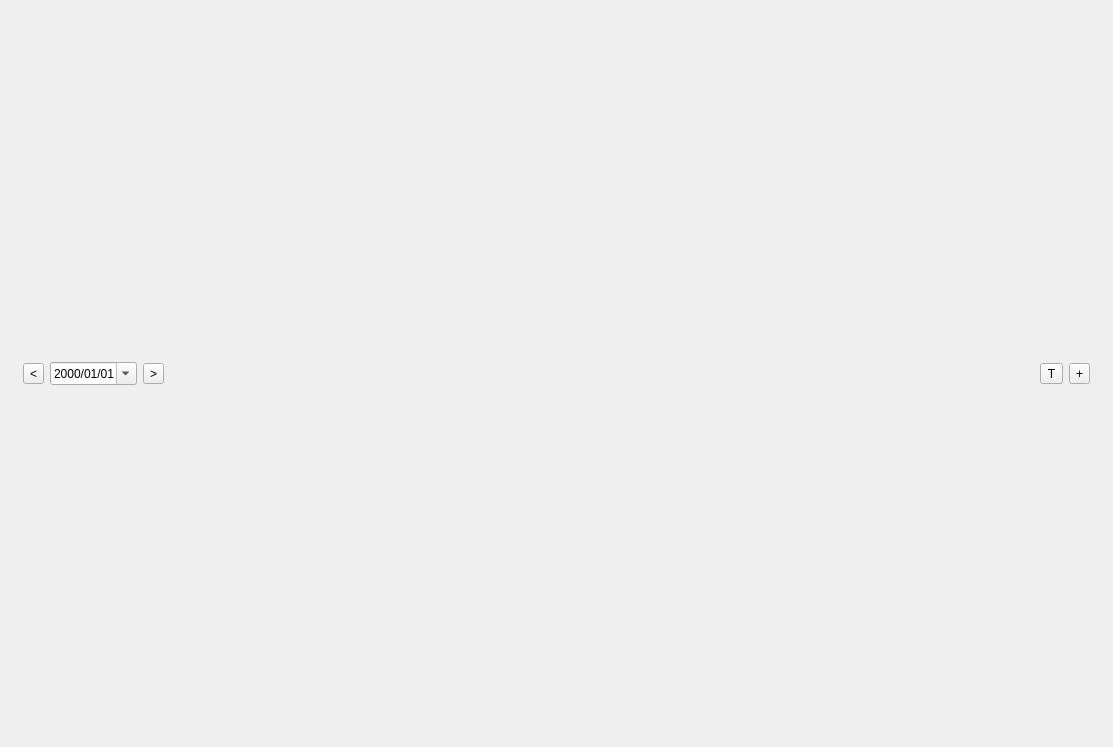
<?xml version="1.0" encoding="UTF-8"?>
<ui version="4.0">
 <class>TodoListWidget</class>
 <widget class="QWidget" name="TodoListWidget">
  <property name="geometry">
   <rect>
    <x>0</x>
    <y>0</y>
    <width>1113</width>
    <height>747</height>
   </rect>
  </property>
  <property name="windowTitle">
   <string>Form</string>
  </property>
  <layout class="QHBoxLayout" name="mainHorizontalLayout">
   <item>
    <widget class="QWidget" name="leftWidget" native="true">
     <layout class="QVBoxLayout" name="leftVerticalLayout">
      <item>
       <widget class="QWidget" name="controlWidget" native="true">
        <property name="sizePolicy">
         <sizepolicy hsizetype="Preferred" vsizetype="Fixed">
          <horstretch>0</horstretch>
          <verstretch>0</verstretch>
         </sizepolicy>
        </property>
        <layout class="QHBoxLayout" name="horizontalLayout">
         <property name="leftMargin">
          <number>3</number>
         </property>
         <property name="topMargin">
          <number>3</number>
         </property>
         <property name="rightMargin">
          <number>3</number>
         </property>
         <property name="bottomMargin">
          <number>3</number>
         </property>
         <item>
          <widget class="QToolButton" name="preDayToolBtn">
           <property name="text">
            <string>&lt;</string>
           </property>
          </widget>
         </item>
         <item>
          <widget class="QDateEdit" name="filterDateEdit">
           <property name="displayFormat">
            <string>yyyy/MM/dd</string>
           </property>
           <property name="calendarPopup">
            <bool>true</bool>
           </property>
          </widget>
         </item>
         <item>
          <widget class="QToolButton" name="nextDayToolBtn">
           <property name="text">
            <string>&gt;</string>
           </property>
          </widget>
         </item>
         <item>
          <spacer name="horizontalSpacer_2">
           <property name="orientation">
            <enum>Qt::Horizontal</enum>
           </property>
           <property name="sizeHint" stdset="0">
            <size>
             <width>40</width>
             <height>20</height>
            </size>
           </property>
          </spacer>
         </item>
         <item>
          <widget class="QToolButton" name="todayToolBtn">
           <property name="text">
            <string>T</string>
           </property>
          </widget>
         </item>
         <item>
          <widget class="QToolButton" name="addToolBtn">
           <property name="text">
            <string>+</string>
           </property>
          </widget>
         </item>
        </layout>
       </widget>
      </item>
     </layout>
    </widget>
   </item>
  </layout>
 </widget>
 <resources/>
 <connections/>
</ui>
